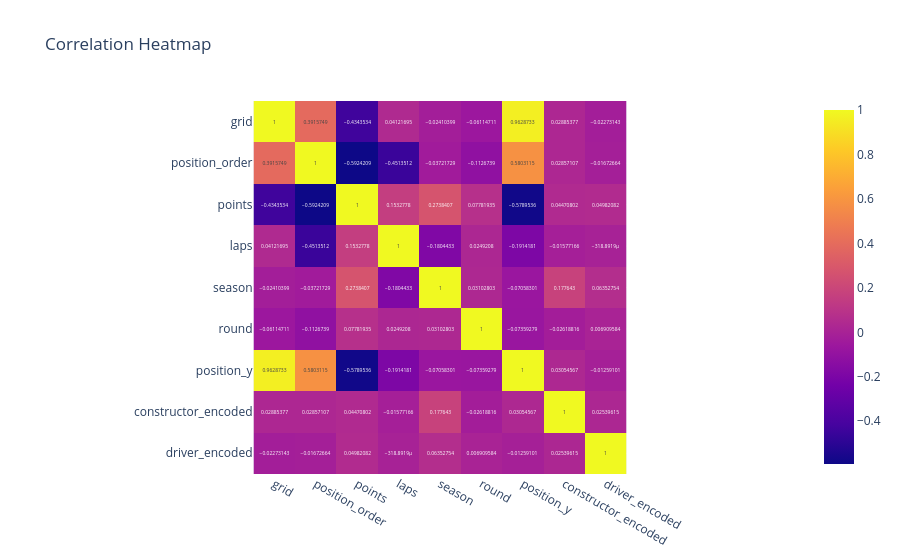

Here is the notebook cell this chart was saved with:
### Code cell
# EDA: Correlation heatmap
numeric_cols = df.select_dtypes(include=[np.number]).columns
corr_matrix = df[numeric_cols].corr()
fig = px.imshow(corr_matrix, text_auto=True, title='Correlation Heatmap')
fig.write_image('../viz/correlation_heatmap.png')
fig.show()

### Figure 1 — Plotly figure (JSON) as saved in the notebook; plotly's stock layout.template omitted (floating-point values rounded to 4 significant figures)
{"data": [{"coloraxis": "coloraxis", "hovertemplate": "x: %{x}<br>y: %{y}<br>color: %{z}<extra></extra>", "name": "0", "texttemplate": "%{z}", "type": "heatmap", "x": ["grid", "position_order", "points", "laps", "season", "round", "position_y", "constructor_encoded", "driver_encoded"], "xaxis": "x", "y": ["grid", "position_order", "points", "laps", "season", "round", "position_y", "constructor_encoded", "driver_encoded"], "yaxis": "y", "z": [[1.0, 0.3916, -0.4344, 0.04122, -0.0241, -0.06115, 0.9629, 0.02885, -0.02273], [0.3916, 1.0, -0.5924, -0.4514, -0.03722, -0.1127, 0.5803, 0.02857, -0.01673], [-0.4344, -0.5924, 1.0, 0.1533, 0.2738, 0.07782, -0.579, 0.04471, 0.04982], [0.04122, -0.4514, 0.1533, 1.0, -0.1804, 0.02492, -0.1914, -0.01577, -0.0003189], [-0.0241, -0.03722, 0.2738, -0.1804, 1.0, 0.03103, -0.07058, 0.1776, 0.06353], [-0.06115, -0.1127, 0.07782, 0.02492, 0.03103, 1.0, -0.07359, -0.02619, 0.00691], [0.9629, 0.5803, -0.579, -0.1914, -0.07058, -0.07359, 1.0, 0.03055, -0.01259], [0.02885, 0.02857, 0.04471, -0.01577, 0.1776, -0.02619, 0.03055, 1.0, 0.0254], [-0.02273, -0.01673, 0.04982, -0.0003189, 0.06353, 0.00691, -0.01259, 0.0254, 1.0]]}], "layout": {"coloraxis": {"colorscale": [[0, "#0d0887"], [0.1111, "#46039f"], [0.2222, "#7201a8"], [0.3333, "#9c179e"], [0.4444, "#bd3786"], [0.5556, "#d8576b"], [0.6667, "#ed7953"], [0.7778, "#fb9f3a"], [0.8889, "#fdca26"], [1, "#f0f921"]]}, "title": {"text": "Correlation Heatmap"}, "xaxis": {"anchor": "y", "constrain": "domain", "domain": [0, 1], "scaleanchor": "y"}, "yaxis": {"anchor": "x", "autorange": "reversed", "constrain": "domain", "domain": [0, 1]}}}
